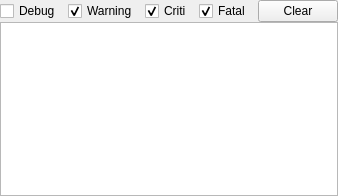
<?xml version="1.0" encoding="UTF-8"?>
<ui version="4.0">
 <class>MessageViewer</class>
 <widget class="QWidget" name="MessageViewer">
  <property name="geometry">
   <rect>
    <x>0</x>
    <y>0</y>
    <width>336</width>
    <height>196</height>
   </rect>
  </property>
  <property name="windowTitle">
   <string>Form</string>
  </property>
  <layout class="QVBoxLayout" name="verticalLayout">
   <property name="spacing">
    <number>0</number>
   </property>
   <property name="margin">
    <number>0</number>
   </property>
   <item>
    <layout class="QHBoxLayout" name="horizontalLayout">
     <property name="spacing">
      <number>7</number>
     </property>
     <item>
      <spacer name="horizontalSpacer">
       <property name="orientation">
        <enum>Qt::Horizontal</enum>
       </property>
       <property name="sizeHint" stdset="0">
        <size>
         <width>40</width>
         <height>20</height>
        </size>
       </property>
      </spacer>
     </item>
     <item>
      <widget class="QCheckBox" name="debugCheckBox">
       <property name="text">
        <string>Debug</string>
       </property>
      </widget>
     </item>
     <item>
      <widget class="QCheckBox" name="warningCheckBox">
       <property name="text">
        <string>Warning</string>
       </property>
       <property name="checked">
        <bool>true</bool>
       </property>
      </widget>
     </item>
     <item>
      <widget class="QCheckBox" name="critiCheckBox">
       <property name="text">
        <string>Criti</string>
       </property>
       <property name="checked">
        <bool>true</bool>
       </property>
      </widget>
     </item>
     <item>
      <widget class="QCheckBox" name="fatalCheckBox">
       <property name="text">
        <string>Fatal</string>
       </property>
       <property name="checked">
        <bool>true</bool>
       </property>
      </widget>
     </item>
     <item>
      <widget class="QPushButton" name="clearMsgBtn">
       <property name="text">
        <string>Clear</string>
       </property>
      </widget>
     </item>
    </layout>
   </item>
   <item>
    <widget class="QTextBrowser" name="msgTextBrowser"/>
   </item>
  </layout>
 </widget>
 <resources/>
 <connections/>
</ui>
